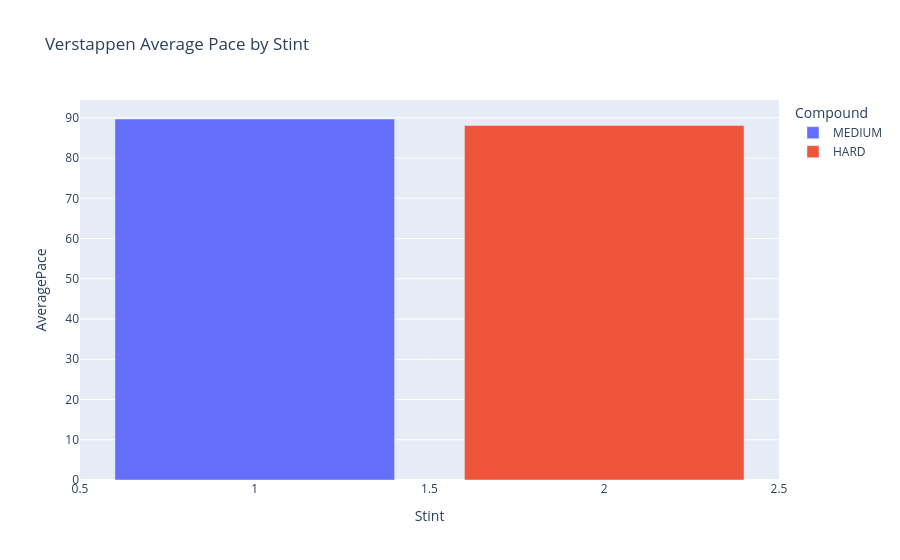

Source (notebook cell):
### Code cell
import plotly.express as px

fig = px.bar(
    get_stint_summary(ver_laps),
    x='Stint',
    y='AveragePace',
    color='Compound',
    title='Verstappen Average Pace by Stint'
)

fig.show()

### Figure 1 — Plotly figure (JSON) as saved in the notebook; plotly's stock layout.template omitted (floating-point values rounded to 4 significant figures)
{"data": [{"hovertemplate": "Compound=MEDIUM<br>Stint=%{x}<br>AveragePace=%{y}<extra></extra>", "legendgroup": "MEDIUM", "marker": {"color": "#636efa", "pattern": {"shape": ""}}, "name": "MEDIUM", "orientation": "v", "showlegend": true, "textposition": "auto", "type": "bar", "x": [1], "xaxis": "x", "y": [89.71], "yaxis": "y"}, {"hovertemplate": "Compound=HARD<br>Stint=%{x}<br>AveragePace=%{y}<extra></extra>", "legendgroup": "HARD", "marker": {"color": "#EF553B", "pattern": {"shape": ""}}, "name": "HARD", "orientation": "v", "showlegend": true, "textposition": "auto", "type": "bar", "x": [2], "xaxis": "x", "y": [88.09], "yaxis": "y"}], "layout": {"barmode": "relative", "legend": {"title": {"text": "Compound"}, "tracegroupgap": 0}, "title": {"text": "Verstappen Average Pace by Stint"}, "xaxis": {"anchor": "y", "domain": [0, 1], "title": {"text": "Stint"}}, "yaxis": {"anchor": "x", "domain": [0, 1], "title": {"text": "AveragePace"}}}}
